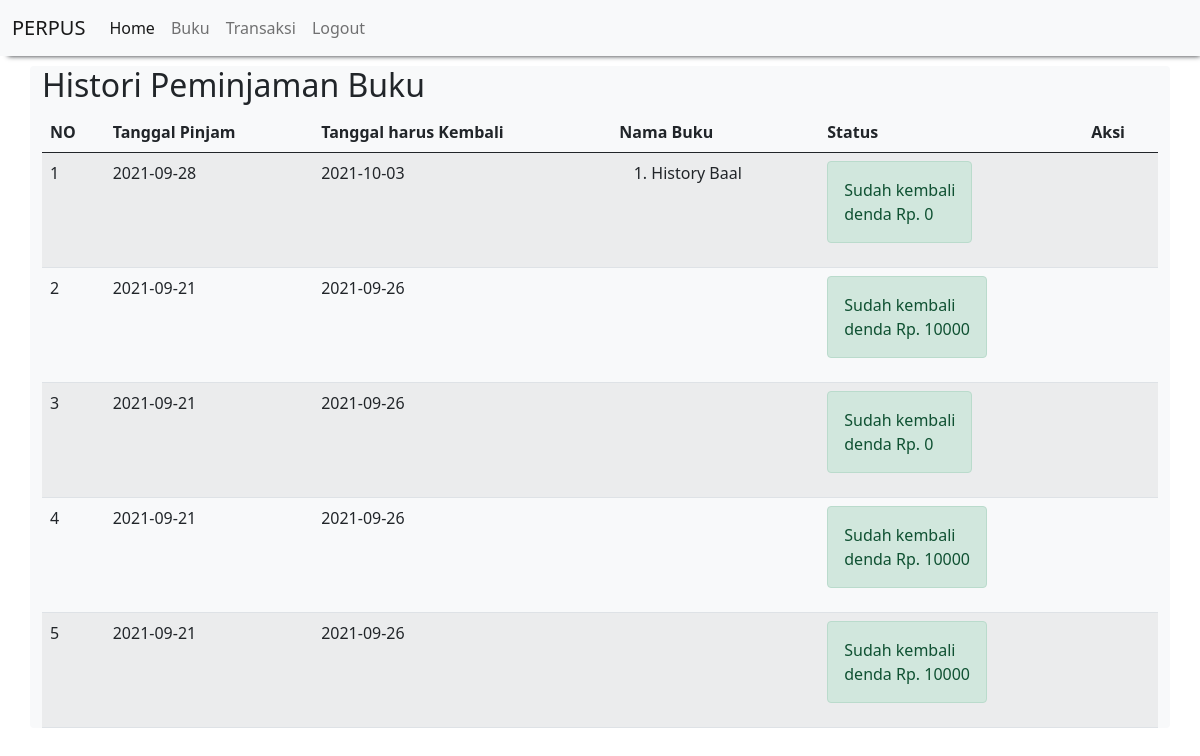
The page /Perpustakaan/histori_peminjaman.php (signed in) on the database its author committed.
### tables this page shows
CREATE TABLE `peminjaman_buku` (
  `id_peminjaman_buku` int(11) NOT NULL,
  `id_siswa` int(11) NOT NULL,
  `tanggal_pinjam` date NOT NULL,
  `tanggal_kembali` date NOT NULL
);

CREATE TABLE `detail_peminjaman_buku` (
  `id_detail_peminjaman_buku` int(11) NOT NULL,
  `id_peminjaman_buku` int(11) NOT NULL,
  `id_buku` int(11) NOT NULL,
  `qty` int(11) NOT NULL
);

CREATE TABLE `buku` (
  `id_buku` int(11) NOT NULL,
  `nama_buku` varchar(255) NOT NULL,
  `penulis` varchar(255) NOT NULL,
  `penerbit` varchar(255) NOT NULL,
  `deskripsi` text NOT NULL,
  `foto` varchar(255) NOT NULL
);

CREATE TABLE `pengembalian_buku` (
  `id_pengembalian_buku` int(11) NOT NULL,
  `id_peminjaman_buku` int(11) NOT NULL,
  `tanggal_pengembalian` date NOT NULL,
  `denda` int(11) NOT NULL
);

### Perpustakaan/histori_peminjaman.php (the view)
<?php
    include "header.php";
?>
<h2>Histori Peminjaman Buku</h2>
<table class="table table-hover table-striped">
    <thead>
        <th>NO</th><th>Tanggal Pinjam</th><th>Tanggal harus Kembali</th><th>Nama Buku</th><th>Status</th><th>Aksi</th>
    </thead>
    <tbody>
        <?php
        include "koneksi.php";
        $qry_histori=mysqli_query($conn,"select * from peminjaman_buku order by id_peminjaman_buku desc");
        $no=0;
        while($dt_histori=mysqli_fetch_array($qry_histori)){
            $no++;
            $buku_dipinjam="<ol>";
            $qry_buku=mysqli_query($conn,"select * from  detail_peminjaman_buku join buku on buku.id_buku=detail_peminjaman_buku.id_buku where id_peminjaman_buku = '".$dt_histori['id_peminjaman_buku']."'");
            while($dt_buku=mysqli_fetch_array($qry_buku)){
                $buku_dipinjam.="<li>".$dt_buku['nama_buku']."</li>";
            }
            $buku_dipinjam.="</ol>";
            $qry_cek_kembali=mysqli_query($conn,"select * from pengembalian_buku where id_peminjaman_buku = '".$dt_histori['id_peminjaman_buku']."'");
            if(mysqli_num_rows($qry_cek_kembali)>0){
                $dt_kembali=mysqli_fetch_array($qry_cek_kembali);
                $denda="denda Rp. ".$dt_kembali['denda'];
                $status_kembali="<label class='alert alert-success'>Sudah kembali <br>".$denda."</label>";
                $button_kembali="";
            } else {
                $status_kembali="<label class='alert alert-danger'>Belum kembali</label>";
                $button_kembali="<a href='kembali.php?id=".$dt_histori['id_peminjaman_buku']."' class='btn btn-warning' onclick='return confirm(\"hello\")'>Kembalikan</a>";
            }
        ?>
            <tr>
                <td><?=$no?></td><td><?=$dt_histori['tanggal_pinjam']?></td><td><?=$dt_histori['tanggal_kembali']?></td><td><?=$buku_dipinjam?></td><td><?=$status_kembali?></td><td><?=$button_kembali?></td>
            </tr>
        <?php
        }
        ?>
    </tbody>
</table>
<?php
    include "footer.php";
?>

### Perpustakaan/header.php (shortened to what this page needs)
<!DOCTYPE html>
<html>
    <head>
    <link href="https://cdn.jsdelivr.net/npm/bootstrap@5.0.1/dist/css/bootstrap.min.css"
    rel="stylesheet"
>
    </head>
    <body>
        <nav class="navbar navbar-expand-lg navbar-light bg-light" style="box-shadow: 4px 4px 5px -4px;">
        <div class = "container-fluid">
            <a  class = "navbar-brand" href="#">PERPUS</a>
            <div class = "collapse navbar-collapse" id = "navbarNav">
            <ul class = "navbar-nav">
                <li class = "nav-item">
                    <a class = "nav-link active" aria-current = "page" href="home.php">Home</a>
                </li>
                <li class = "nav-item">
                    <a class = "nav-link" aria-current = "page" href="buku.php">Buku</a>
                </li>
                <li class = "nav-item">
                    <a class = "nav-link" aria-current = "page" href="histori_peminjaman.php">Transaksi</a>
                </li>
                <li class = "nav-item">
                    <a class = "nav-link" aria-current = "page" onclick="return confirm('Are you sure?');" href="logout.php">Logout</a>
                </li>
            </ul>
            </div>
        </div>
        </nav>
        <div class = "container bg-light rounded" style = "margin-top:10px">

### Perpustakaan/footer.php (shortened to what this page needs)
</div>
    </body>
</html>

### rows shown on the page
peminjaman_buku: tanggal_pinjam "2021-09-28", tanggal_kembali "2021-10-03", pengembalian_buku.denda "denda Rp. 0"
detail_peminjaman_buku: id_buku.nama_buku "History Baal"
peminjaman_buku: tanggal_pinjam "2021-09-21", tanggal_kembali "2021-09-26", pengembalian_buku.denda "denda Rp. 10000"
peminjaman_buku: tanggal_pinjam "2021-09-21", tanggal_kembali "2021-09-26", pengembalian_buku.denda "denda Rp. 0"
peminjaman_buku: tanggal_pinjam "2021-09-21", tanggal_kembali "2021-09-26", pengembalian_buku.denda "denda Rp. 10000"
peminjaman_buku: tanggal_pinjam "2021-09-21", tanggal_kembali "2021-09-26", pengembalian_buku.denda "denda Rp. 10000"
